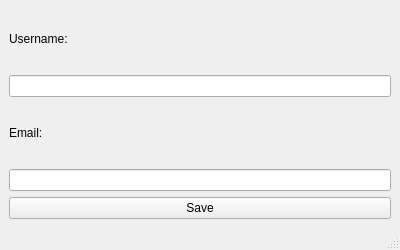
<?xml version="1.0" encoding="UTF-8"?>
<ui version="4.0">
 <class>MainWindow</class>
 <widget class="QMainWindow" name="MainWindow">
  <property name="geometry">
   <rect>
    <x>0</x>
    <y>0</y>
    <width>400</width>
    <height>250</height>
   </rect>
  </property>
  <property name="windowTitle">
   <string>Edit Info</string>
  </property>
  <widget class="QWidget" name="centralwidget">
   <layout class="QVBoxLayout" name="verticalLayout">
    <item>
     <widget class="QLabel" name="label_username">
      <property name="text">
       <string>Username:</string>
      </property>
     </widget>
    </item>
    <item>
     <widget class="QLineEdit" name="lineEdit_username"/>
    </item>
    <item>
     <widget class="QLabel" name="label_email">
      <property name="text">
       <string>Email:</string>
      </property>
     </widget>
    </item>
    <item>
     <widget class="QLineEdit" name="lineEdit_email"/>
    </item>
    <item>
     <widget class="QPushButton" name="btnSave">
      <property name="text">
       <string>Save</string>
      </property>
     </widget>
    </item>
   </layout>
  </widget>
  <widget class="QMenuBar" name="menubar">
   <property name="geometry">
    <rect>
     <x>0</x>
     <y>0</y>
     <width>400</width>
     <height>22</height>
    </rect>
   </property>
  </widget>
  <widget class="QStatusBar" name="statusbar"/>
 </widget>
 <resources/>
 <connections/>
</ui>
